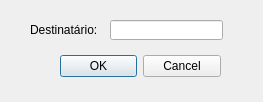
<?xml version="1.0" encoding="UTF-8"?>
<ui version="4.0">
 <class>nova_msg</class>
 <widget class="QDialog" name="nova_msg">
  <property name="geometry">
   <rect>
    <x>0</x>
    <y>0</y>
    <width>263</width>
    <height>102</height>
   </rect>
  </property>
  <property name="windowTitle">
   <string>Dialog</string>
  </property>
  <property name="windowIcon">
   <iconset>
    <normaloff>whatsprog_icon.png</normaloff>whatsprog_icon.png</iconset>
  </property>
  <widget class="QDialogButtonBox" name="buttonBox">
   <property name="geometry">
    <rect>
     <x>60</x>
     <y>50</y>
     <width>161</width>
     <height>32</height>
    </rect>
   </property>
   <property name="orientation">
    <enum>Qt::Horizontal</enum>
   </property>
   <property name="standardButtons">
    <set>QDialogButtonBox::Cancel|QDialogButtonBox::Ok</set>
   </property>
  </widget>
  <widget class="QLabel" name="labelDestinatario">
   <property name="geometry">
    <rect>
     <x>30</x>
     <y>20</y>
     <width>71</width>
     <height>20</height>
    </rect>
   </property>
   <property name="font">
    <font>
     <pointsize>9</pointsize>
    </font>
   </property>
   <property name="text">
    <string>Destinatário:</string>
   </property>
  </widget>
  <widget class="QLineEdit" name="lineEditDestinatario">
   <property name="geometry">
    <rect>
     <x>110</x>
     <y>20</y>
     <width>113</width>
     <height>20</height>
    </rect>
   </property>
  </widget>
 </widget>
 <resources/>
 <connections>
  <connection>
   <sender>buttonBox</sender>
   <signal>accepted()</signal>
   <receiver>nova_msg</receiver>
   <slot>accept()</slot>
   <hints>
    <hint type="sourcelabel">
     <x>248</x>
     <y>254</y>
    </hint>
    <hint type="destinationlabel">
     <x>157</x>
     <y>274</y>
    </hint>
   </hints>
  </connection>
  <connection>
   <sender>buttonBox</sender>
   <signal>rejected()</signal>
   <receiver>nova_msg</receiver>
   <slot>reject()</slot>
   <hints>
    <hint type="sourcelabel">
     <x>316</x>
     <y>260</y>
    </hint>
    <hint type="destinationlabel">
     <x>286</x>
     <y>274</y>
    </hint>
   </hints>
  </connection>
 </connections>
</ui>
